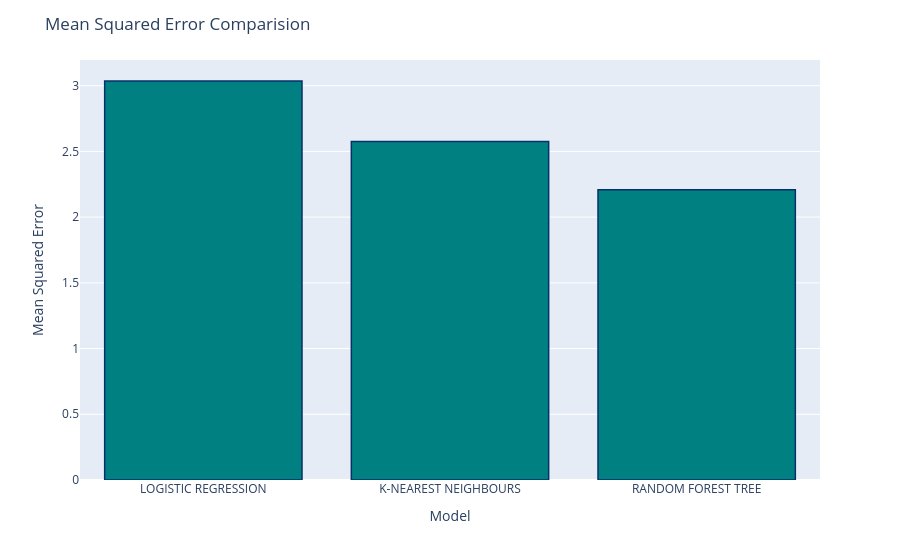

Notebook cell for this chart:
### Code cell
fig = px.bar(x=list(mean_squared_errors.keys()), y=list(mean_squared_errors.values()))
fig.update_traces(marker_color='teal', marker_line_color='rgb(8,48,107)', marker_line_width=1.5)
fig.update_layout(title="Mean Squared Error Comparision", xaxis_title="Model", yaxis_title="Mean Squared Error")
fig.show()

### Figure 1 — Plotly figure (JSON) as saved in the notebook; plotly's stock layout.template omitted (floating-point values rounded to 4 significant figures)
{"data": [{"alignmentgroup": "True", "hovertemplate": "x=%{x}<br>y=%{y}<extra></extra>", "legendgroup": "", "marker": {"color": "teal", "line": {"color": "rgb(8,48,107)", "width": 1.5}, "pattern": {"shape": ""}}, "name": "", "offsetgroup": "", "orientation": "v", "showlegend": false, "textposition": "auto", "type": "bar", "x": ["LOGISTIC REGRESSION", "K-NEAREST NEIGHBOURS", "RANDOM FOREST TREE"], "xaxis": "x", "y": [3.036, 2.576, 2.208], "yaxis": "y"}], "layout": {"autosize": true, "barmode": "relative", "legend": {"tracegroupgap": 0}, "margin": {"t": 60}, "title": {"text": "Mean Squared Error Comparision"}, "xaxis": {"anchor": "y", "autorange": true, "domain": [0, 1], "range": [-0.5, 2.5], "title": {"text": "Model"}, "type": "category"}, "yaxis": {"anchor": "x", "autorange": true, "domain": [0, 1], "range": [0, 3.196], "title": {"text": "Mean Squared Error"}, "type": "linear"}}}
